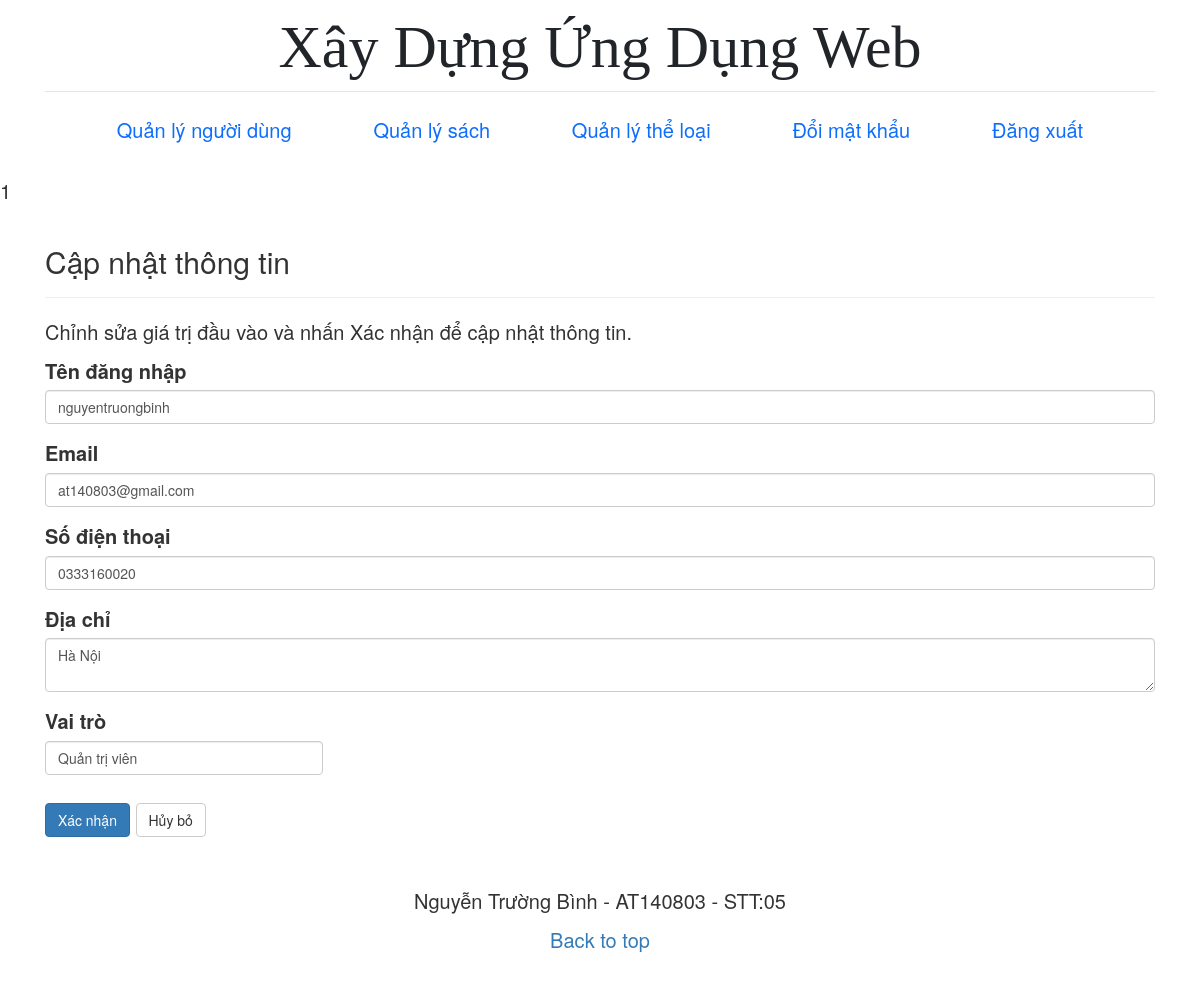
Page /users/edit.php?id=1 (signed in) on the committed database.
### tables this page shows
CREATE TABLE `users` (
  `id` int(11) NOT NULL,
  `role_id` int(11) NOT NULL DEFAULT 3,
  `username` varchar(50) NOT NULL,
  `email` varchar(50) NOT NULL,
  `password` varchar(50) NOT NULL,
  `phone` text NOT NULL,
  `address` text NOT NULL
);

### checkPermission.php (called while the page is built)
<?php
    function checkPermission($conn, $role_id, $permission_id){
        $sql ="SELECT * FROM roles_permissions
        LEFT JOIN users ON users.role_id = roles_permissions.role_id
        WHERE users.role_id = $role_id
        AND roles_permissions.perm_id = $permission_id";
        $result = mysqli_query($conn, $sql);
        $rows = mysqli_num_rows($result);
        if ($rows == 0) {
            return false;
        } else {
            return true;
        };
    }

### users/edit.php (the view, shortened to what this page needs)
<?php include "../includes/header.php" ?>
<?php require_once("../libs/connection.php");
require_once("../checkPermission.php");
if (checkPermission($conn, $_SESSION['role_id'], 2)) {
    echo $_GET['id'];
    if (isset($_POST["btn_submit"])) {
        $id = $_GET["id"];
        $username = trim($_POST["username"]);
        $email = trim($_POST["email"]);
        $address = trim($_POST["address"]);
        $phone = trim($_POST["phone"]);
        $role_id = trim($_POST['role']);
        $sql = "UPDATE users SET username=?, email=?, address=?, phone=?, role_id=? WHERE id=?";
        if ($stmt = mysqli_prepare($conn, $sql)) {
            mysqli_stmt_bind_param($stmt, "ssssii",
            $param_username, $param_email, $param_address, $param_phone, $param_role, $param_id);
            $param_username = $username;
            $param_email = $email;
            $param_address = $address;
            $param_phone = $phone;
            $param_role = $role_id;
            $param_id = $id;
            if (mysqli_stmt_execute($stmt)) {
                if ($id == $_SESSION['user_id']) {
                    $_SESSION['role_id'] = $role_id;
                }
                header("location: /udweb/users");
                exit();
            } else {
                echo "Vui lòng thử lại.";
            }
        }
    } else {
        if (isset($_GET["id"]) && !empty(trim($_GET["id"]))) {
            $sql = "SELECT * FROM users WHERE id = ?";
            if ($stmt = mysqli_prepare($conn, $sql)) {
                mysqli_stmt_bind_param($stmt, "i", $param_id);
                if (mysqli_stmt_execute($stmt)) {
                    $result = mysqli_stmt_get_result($stmt);
                    if (mysqli_num_rows($result) == 1) {
                        $row = mysqli_fetch_array($result, MYSQLI_ASSOC);
                        $username = $row["username"];
                        $email = $row["email"];
                        $address = $row["address"];
                        $phone = $row["phone"];
                        $role = $row['role_id'];
                    }
                } else {
                    echo "Vui lòng thử lại.";
                }
            }
        } else {
            header("location: ../error.php");
            exit();
        }
    }
?>
    <div class="container">
        <div class="row">
            <div class="col-md-12">
                <div class="page-header">
                    <h2>Cập nhật thông tin</h2>
                </div>
                <p>Chỉnh sửa giá trị đầu vào và nhấn Xác nhận để cập nhật thông tin.</p>
                <form action="<?php echo htmlspecialchars(basename($_SERVER['REQUEST_URI'])); ?>" method="post">
                    <div class="form-group">
                        <label>Tên đăng nhập</label>
                        <input type="text" name="username" class="form-control" value="<?php echo $username; ?>"
                        pattern="^[A-Za-z][A-Za-z0-9-]{2,25}$" required>
                    </div>
                    <div class="form-group">
                        <label>Email</label>
                        <input type="email" name="email" class="form-control" value="<?php echo $email; ?>" required>
                    </div>
                    <div class="form-group">
                        <label>Số điện thoại</label>
                        <input type="text" name="phone" class="form-control" value="<?php echo $phone; ?>"
                        pattern="^(09|03|07|08|05)+([0-9]{8})$">
                    </div>
                    <div class="form-group">
                        <label>Địa chỉ</label>
                        <textarea name="address" class="form-control"><?php echo $address; ?></textarea>
                    </div>
                    <label>Vai trò</label><br>
                    <select name="role" class="form-control w-25">
                        <option <?php if ($role == 1) echo "selected=\"selected\"";  ?> value="1">Quản trị viên</option>
                    </select><br>
                    <input type="submit" name="btn_submit" class="btn btn-primary" value="Xác nhận">
                    <a href="index.php" class="btn btn-default">Hủy bỏ</a>
                </form>
            </div>
        </div>
    </div>
<?php
} else {
    header('Location: ../403.php');
}
?>
<?php include "../includes/footer.php" ?>

### asset/css/style.css (style rules this page uses)
body, html { font-size: 20px!important; }
h1, h2, h3, h4, h5, h6 { font-family: "Playfair Display", Georgia, "Times New Roman", serif; }

### rows in the picture
users: username "nguyentruongbinh", email "at140803@gmail.com", phone "0333160020", address "Hà Nội", role "Quản trị viên"

### other values in the picture
$_GET['id'] "1"
